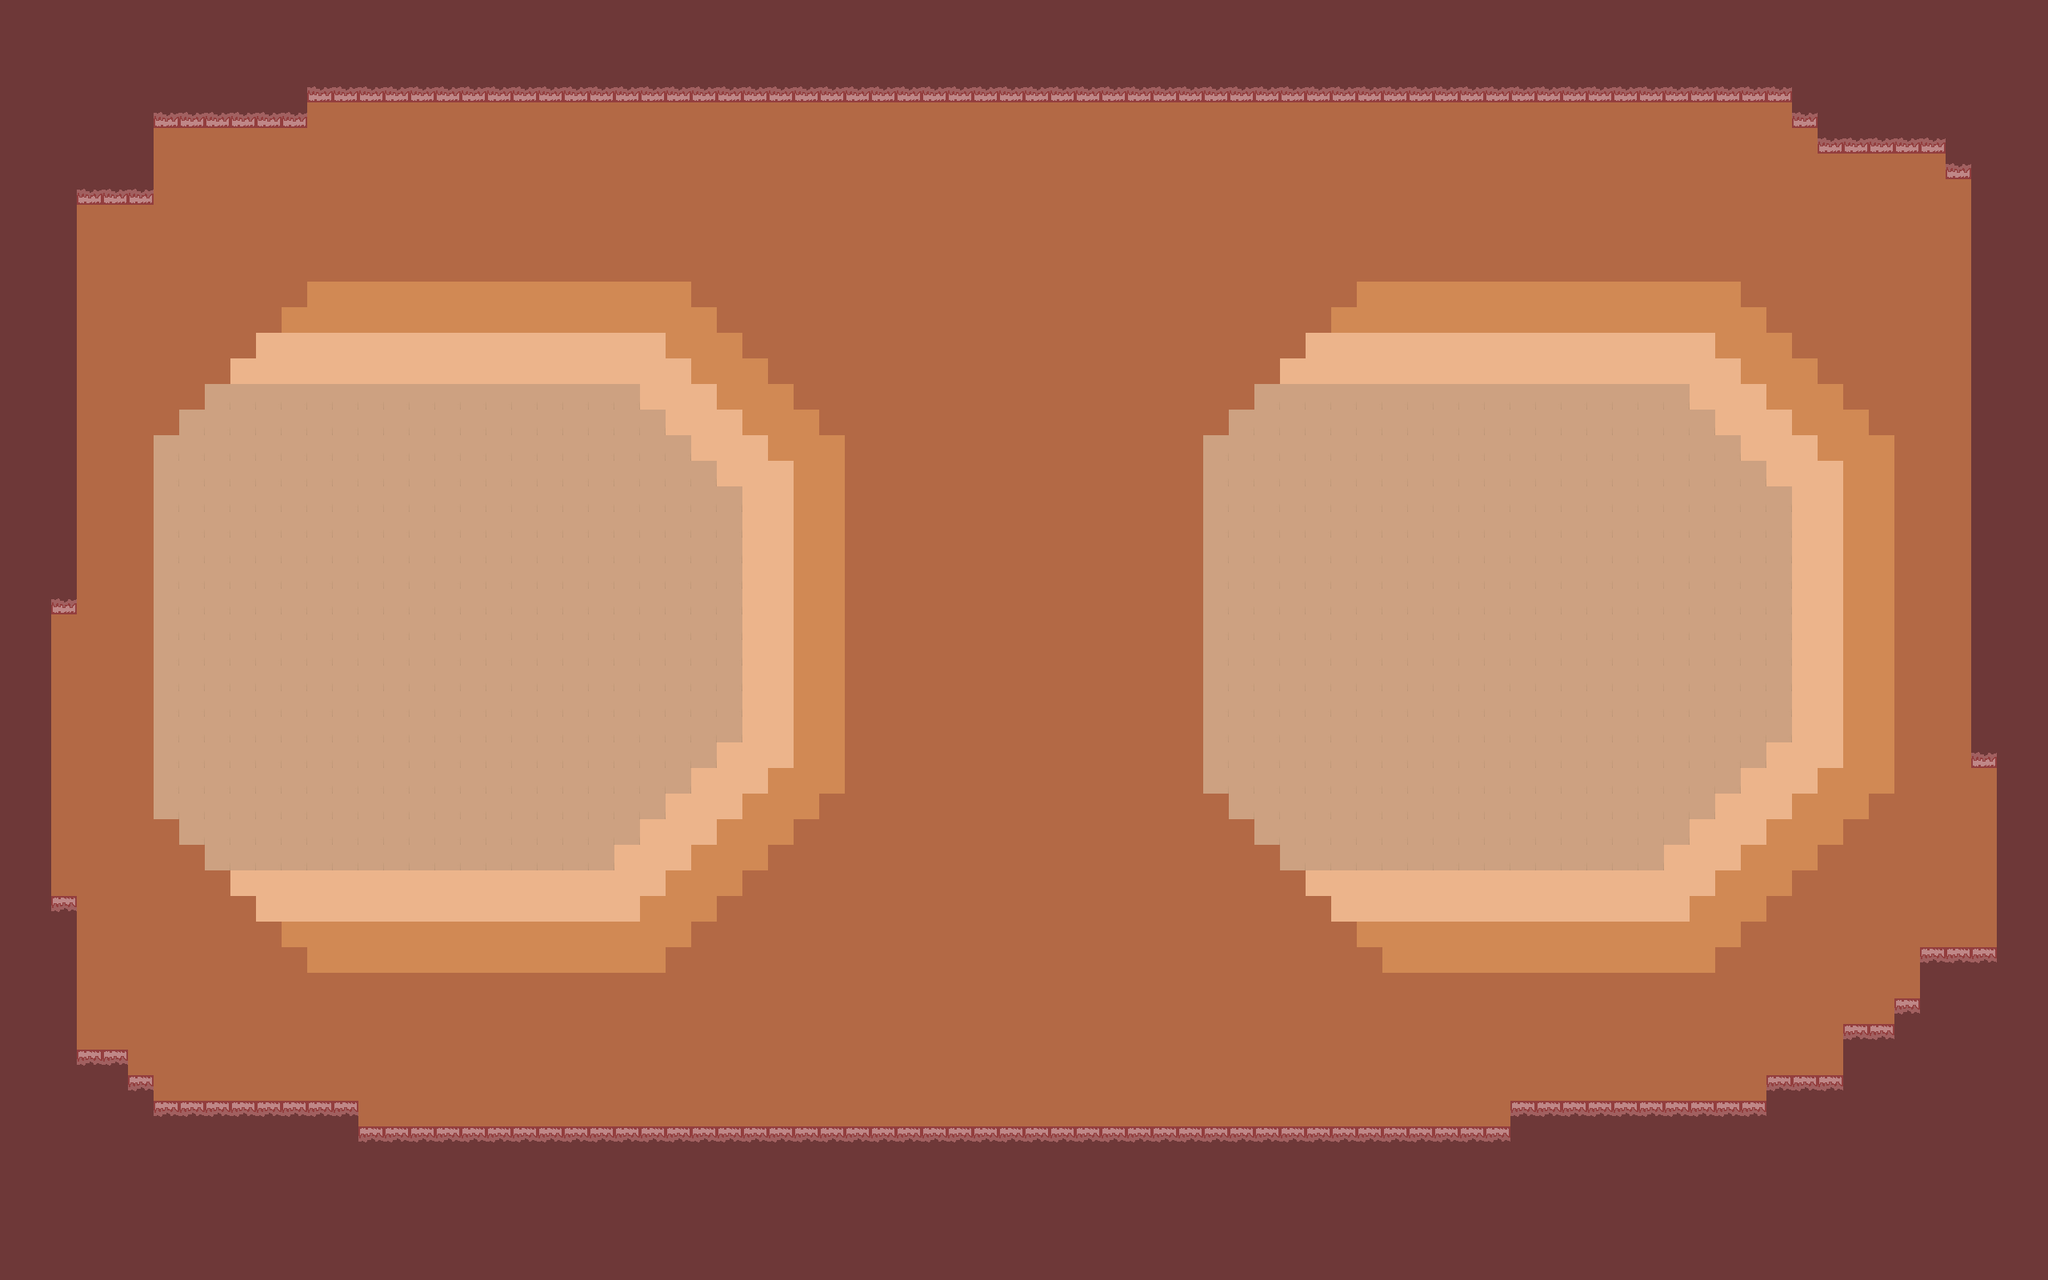

A 2D game scene composited from a Tiled map and its tileset images. What follows is a short description and the map's XML, with each tile layer's data collapsed to a summary:
An orthogonal 80x50 tile map with 32x32 px tiles, 2 tile layers (Background, Collision).

<map version="1.2" tiledversion="1.2.4" orientation="orthogonal" renderorder="right-down" width="80" height="50" tilewidth="32" tileheight="32" infinite="0" nextlayerid="15" nextobjectid="1">
 <tileset firstgid="1" name="starttiles" tilewidth="32" tileheight="32" tilecount="16" columns="4">
  <image source="../tilesets/starttiles.png" width="128" height="128" />
 </tileset>
 <layer id="8" name="Background" width="80" height="50">
  <data>[4000 cells, 4000 non-empty, 4 distinct tile ids]</data>
 </layer>
 <layer id="14" name="Collision" width="80" height="50">
  <data>[4000 cells, 1113 non-empty, 2 distinct tile ids]</data>
 </layer>
</map>
